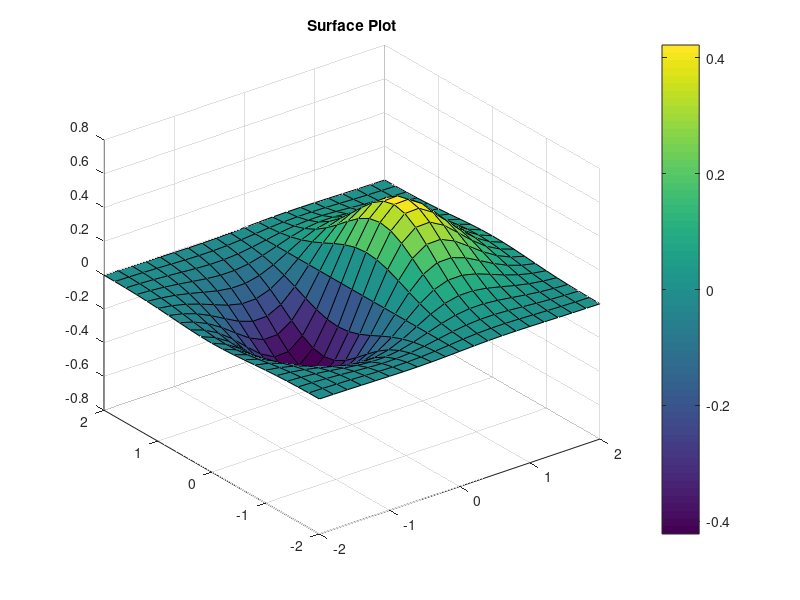

This figure's MATLAB source: (Note: this script raises an error after producing the figure.)
% Create sample data
[X,Y] = meshgrid(-2:0.2:2);
Z = X.*exp(-X.^2 - Y.^2);

% Create surface plot
figure
surf(X,Y,Z)
colorbar
title('Surface Plot')

% Get all graphics objects
allObjs = findall(gcf);

x = struct(gcf)